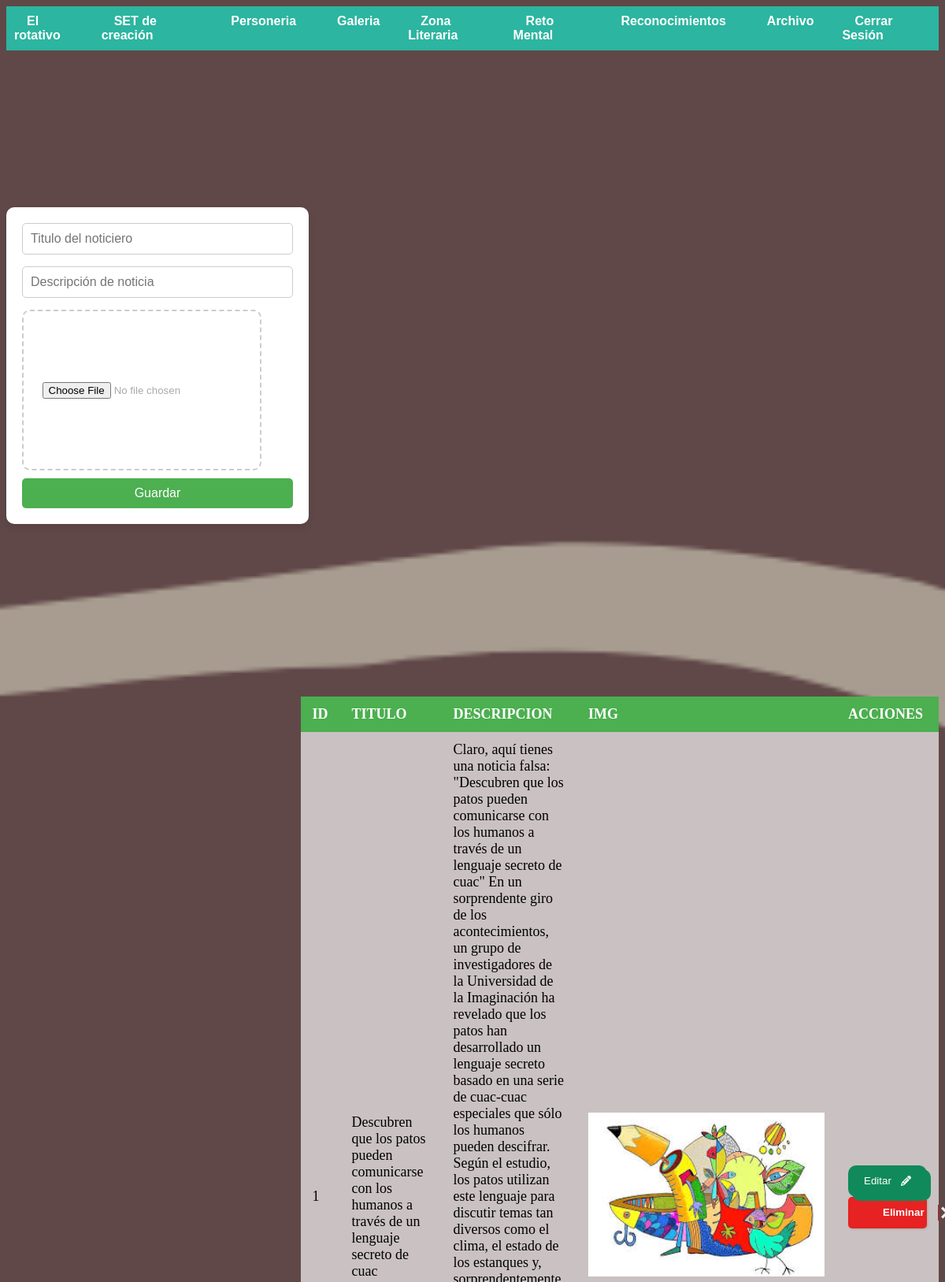
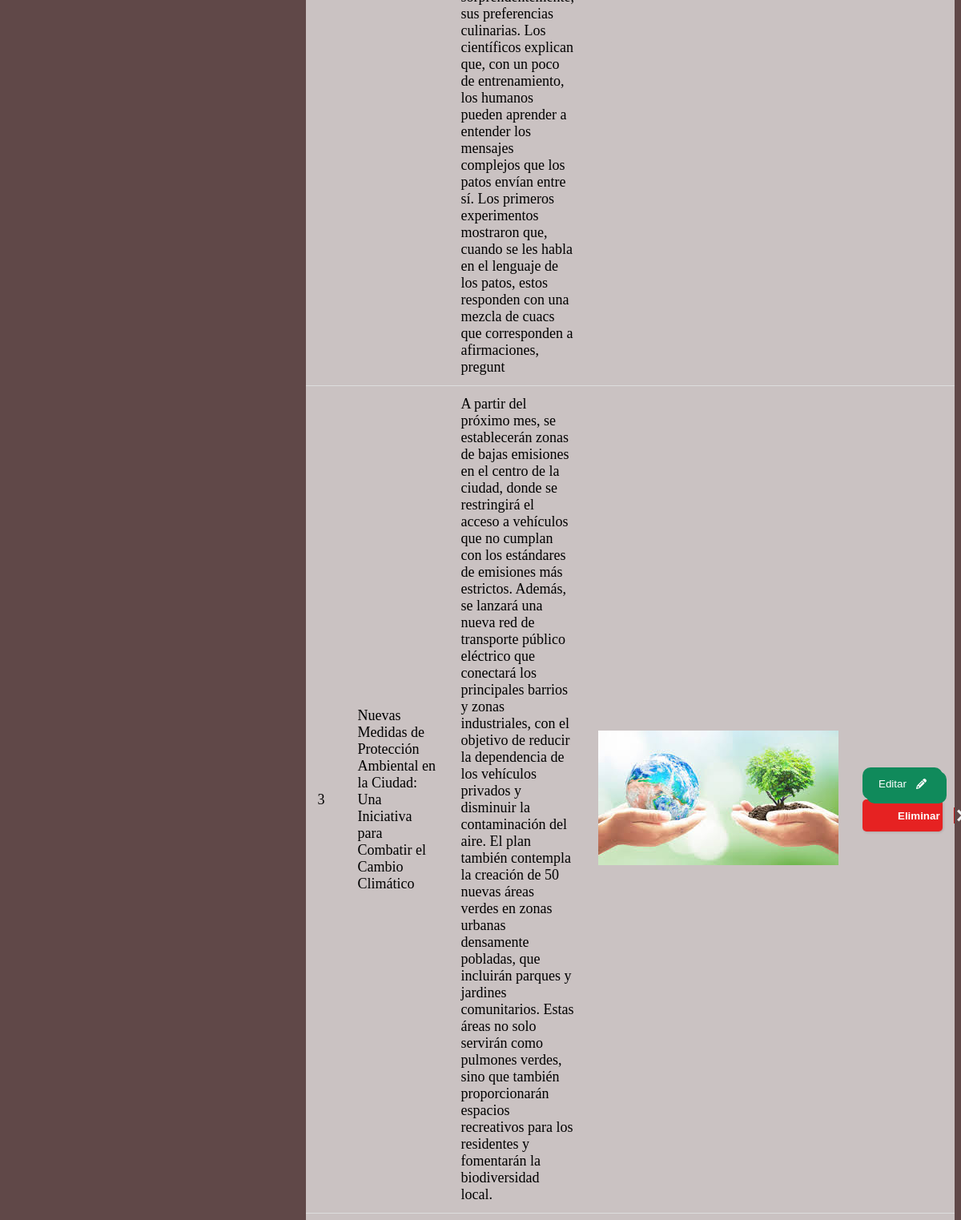
The page /administrador/creacion.php (signed in, upper part) on the database its author committed (2 pictures, top to bottom).
### tables this page shows
CREATE TABLE `publicacion` (
  `id` int(11) NOT NULL,
  `titulo` varchar(200) NOT NULL,
  `descripcion` varchar(900) NOT NULL,
  `imagen` blob NOT NULL
);

### administrador/creacion.php (the view, shortened to what this page needs)
<?php include("includes/header.php"); ?>
    <div class="contenedor">
        <div class="formulario">
            <div class="tarjeta">
                <form action="creacion/guardar.php" method="POST" enctype="multipart/form-data">
                    <div class="grupo">
                        <input type="text" name="titulo" placeholder="Titulo del noticiero" autofocus>
                    </div>
                    <div class="grupo">
                        <input type="text" name="descripcion" rows="3" placeholder="Descripción de noticia">
                    </div>
                    <div class="drop_area">
                        <input type="file" name="imagen">
                    </div>
                    <input type="submit" name="guardar" value="Guardar">
                </form>
            </div>
        </div>
    </div>
     <div class="muestras">
        <table>
            <thead>
                <tr>
                    <th>id</th>
                    <th>titulo</th>
                    <th>descripcion</th>
                    <th>img</th>
                    <th>acciones</th>
                 </tr>
            </thead>
            <tbody>
            <?php
                    $query = "SELECT * FROM publicacion";
                    $result_ = mysqli_query($conexion, $query);
                    while($row = mysqli_fetch_array($result_)){?>
                        <tr>
                            <td><?php echo $row['id']?></td>
                            <td><?php echo $row['titulo']?></td>
                            <td><?php echo $row['descripcion']?></td>
                            <td><img src="img/<?php echo $row['imagen']?>" id="imagenes"></td>
                            <td>
                            <button class="Btn"  onclick="window.location.href='creacion/editar.php?id=<?php echo $row['id']?>';">Editar
                            </button>
                            <button class="noselect" onclick="window.location.href='creacion/eliminar.php?id=<?php echo $row['id']?>';">
                                <span class="text">Eliminar</span><span class="icon">
                                    <svg xmlns="http://www.w3.org/2000/svg" width="24" height="24" viewBox="0 0 24 24">
                                        <path d="M24 20.188l-8.315-8.209 8.2-8.282-3.697-3.697-8.212 8.318-8.31-8.203-3.666 3.666 8.321 8.24-8.206 8.313 3.666 3.666 8.237-8.318 8.285 8.203z">
                                        </path>
                                    </svg>
                                </span>
                        </button>
                            </td>
                        </tr>
                    <?php }?>
            </tbody>
         </table>
        </div>
        <?php include("includes/footer.php");?>

### administrador/algo.css (style rules this page uses)
body { background-image: url(../img/Fondo_Oscuro.png); background-repeat: no-repeat; background-size: cover; background-attachment: fixed; }
.contenedor { display: flex; justify-content: left; align-items: center; height: 100vh; background-color: transparent; margin: 0%; padding: 0; }
.tarjeta { background-color: white; padding: 20px; border-radius: 10px; box-shadow: 0px 4px 10px rgba(0, 0, 0, 0.1); max-width: 400px; width: 100%; }
.grupo { margin-bottom: 15px; }
.grupo input[type="text"] { width: 100%; padding: 10px; border: 1px solid #ccc; border-radius: 5px; font-size: 16px; box-sizing: border-box; }
input[type="submit"] { width: 100%; padding: 10px 15px; background-color: #4CAF50; color: white; border: none; border-radius: 5px; font-size: 16px; cursor: pointer; transition: background-color 0.3s ease; }
.muestras { display:flex; justify-content: right; align-items: center; background-color: transparent; }
.drop_area { width: 300px; height: 200px; border: 2px dashed #ccc; border-radius: 10px; display: flex; align-items: center; justify-content: center; color: #aaa; font-family: Arial, sans-serif; font-size: 16px; cursor: pointer; transition: background-color 0.3s ease; margin-bottom:10px ; }
.drop_area input[type="file"] { display:flex; }
.drop_area::before { text-align: center; }
table { width: 60%; border-collapse: collapse; margin: 20px 0; font-size: 18px; text-align: left; }
thead tr { background-color: #4CAF50; color: white; }
thead th { padding: 12px 15px; text-transform: uppercase; }
tbody { background-color: #ffffffab; }
tbody td { padding: 12px 15px; border-bottom: 1px solid #ddd; }
#imagenes { width: 300px; }
.Btn { position: relative; display: flex; align-items: center; justify-content: flex-start; width: 100px; height: 40px; border: none; padding: 0px 20px; background-color: rgb(16, 138, 91); color: white; font-weight: 500; cursor: pointer; border-radius: 10px; box-shadow: 5px 5px 0px rgb(16, 138, 91); transition-duration: .3s; }
.svg { width: 13px; position: absolute; right: 0; margin-right: 20px; fill: white; transition-duration: .3s; }
.noselect { width: 100px; height: 40px; cursor: pointer; display: flex; align-items: center; background: red; border: none; border-radius: 5px; box-shadow: 1px 1px 3px rgba(0,0,0,0.15); background: #e62222; }
.noselect, button span { transition: 200ms; }
.noselect .text { transform: translateX(20px); color: white; font-weight: bold; }
.noselect .icon { position: absolute; border-left: 1px solid #c41b1b; transform: translateX(90px); height: 20px; width: 20px; display: flex; align-items: center; justify-content: center; }
.noselect svg { width: 15px; fill: #eee; }
button { --primary-color: #704646ea; --secondary-color: #fff; --hover-color: #111; --arrow-width: 10px; --arrow-stroke: 2px; box-sizing: border-box; border: 0; border-radius: 20px; color: var(--secondary-color); padding: 1em 1.8em; background: var(--primary-color); display: flex; transition: 0.2s background; align-items: center; gap: 0.6em; font-weight: bold; }

### rows shown on the page
publicacion: id "1", titulo "Descubren que los patos pueden comunicarse con los humanos a través de un lenguaje secreto de cuac", descripcion "Claro, aquí tienes una noticia falsa: \"Descubren que los patos pueden comunicarse con los humanos a través de un lenguaje secreto de cuac\" En un sorprendente giro de los acontecimientos, un grupo de investigadores de la Universidad de la Imaginación ha revelado que los patos han desarrollado un lenguaje secreto basado en una serie de cuac-cuac especiales que sólo los humanos pueden descifrar. Según el estudio, los patos utilizan este lenguaje para discutir temas tan diversos como el clima, el estado de los estanques y, sorprendentemente, sus preferencias culinarias. Los científicos explican que, con un poco de entrenamiento, los humanos pueden aprender a entender los mensajes complejos que…", imagen (picture)
publicacion: id "3", titulo "Nuevas Medidas de Protección Ambiental en la Ciudad: Una Iniciativa para Combatir el Cambio Climático", descripcion "A partir del próximo mes, se establecerán zonas de bajas emisiones en el centro de la ciudad, donde se restringirá el acceso a vehículos que no cumplan con los estándares de emisiones más estrictos. Además, se lanzará una nueva red de transporte público eléctrico que conectará los principales barrios y zonas industriales, con el objetivo de reducir la dependencia de los vehículos privados y disminuir la contaminación del aire. El plan también contempla la creación de 50 nuevas áreas verdes en zonas urbanas densamente pobladas, que incluirán parques y jardines comunitarios. Estas áreas no solo servirán como pulmones verdes, sino que también proporcionarán espacios recreativos para los…", imagen (picture)
